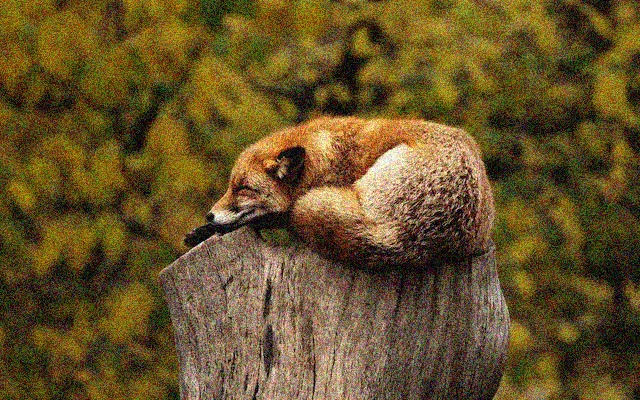
#> input picture task1/test_images/fox_noisy.jpg, 640 x 400 px
$ jupyter execute --allow-errors Untitled.ipynb
#> lines starting #> are read from the running program, lines starting #| are printed output that depends on the picture; after the words box and inside, x2 and y2 are one past the last pixel; in counts of white or black regions, pixels touching at a corner belong together
#> further down, img is the input picture: shape (400, 640, 3); mean B, G, R 40.8, 81.7, 102.2
[cell 1]
import cv2
import numpy as np
from PIL import Image
import random

## Do not erase or modify any lines already written
## Each noise function should return image with noise

# [61 lines left out: functions add_gaussian_noise, add_uniform_noise, apply_impulse_noise, rms, not called in this run]


#> (the rest of this cell did not finish here and is left out)

[cell 2]
import numpy as np
import cv2
import math

def bilateralFilter(img, radius, sigmaColor, sigmaSpace) :
#> called with radius = 5, sigmaColor = 45, sigmaSpace = 100
    B, G, R = cv2.split(img)
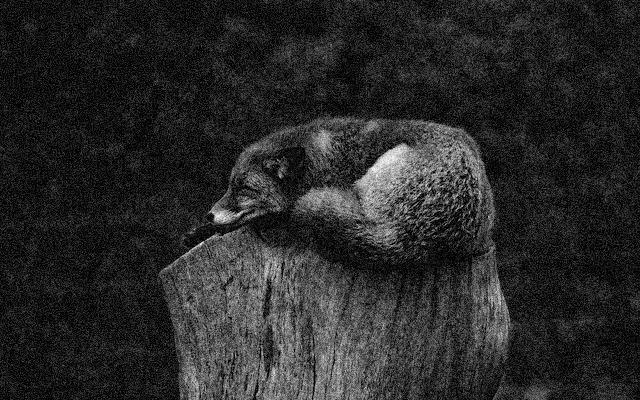
#> B: shape (400, 640); min 0, max 255, mean 40.8
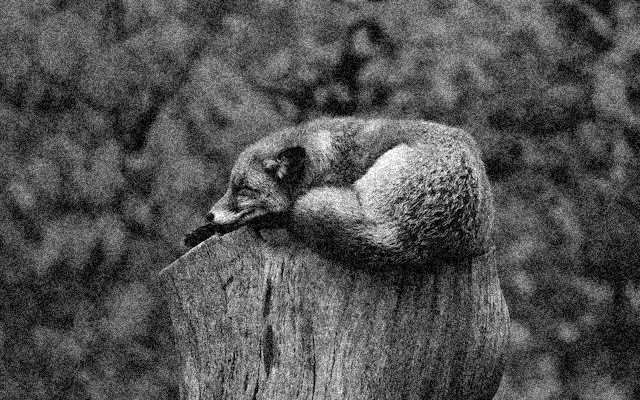
#> G: shape (400, 640); min 0, max 255, mean 81.7
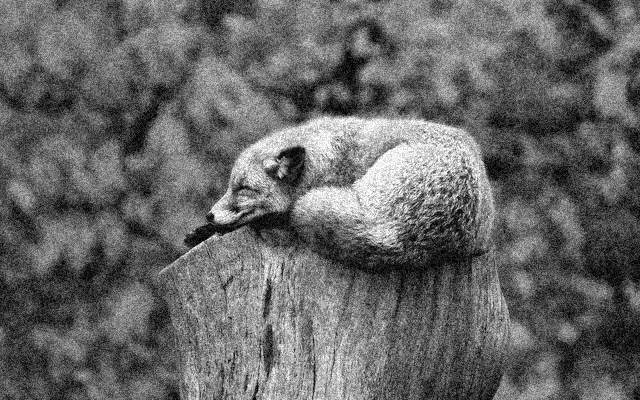
#> R: shape (400, 640); min 0, max 255, mean 102.2
    B_tran, G_tran, R_tran = cv2.split(img)
    img_height = len(B)
#> img_height = 400
    img_width = len(B[0])
#> img_width = 640
    # 计算灰度值模板系数表
    color_coeff = -0.5 / (sigmaColor * sigmaColor)
    weight_color = []       # 存放颜色差值的平方
    for i in range(256) :
        weight_color.append(np.exp(i * i * color_coeff))
    # 计算空间模板
    space_coeff = -0.5 / (sigmaSpace * sigmaSpace)
    weight_space = []     # 存放模板系数
    weight_space_row = [] # 存放模板 x轴 位置
    weight_space_col = [] # 存放模板 y轴 位置
    maxk = 0
    for i in range(-radius, radius+1) :
        for j in range(-radius, radius+1) :
            r_square = i*i + j*j
            r = np.sqrt(r_square)
            weight_space.append(np.exp(r_square * space_coeff))
            weight_space_row.append(i)
            weight_space_col.append(j)
            maxk = maxk + 1
    # 进行滤波
    for row in range(img_height) :
        for col in range(img_width) :
            value = 0
            weight = 0
            for i in range(maxk) :
                m = row + weight_space_row[i]
                n = col + weight_space_col[i]
                if m < 0 or n < 0 or m >= img_height or n >= img_width :
                    val = 0
                else :
                    val = B[m][n]
                w = np.float32(weight_space[i]) * np.float32(weight_color[np.abs(val - B[row][col])])
                value = value + val * w
                weight = weight + w
            B_tran[row][col] = np.uint8(value / weight)
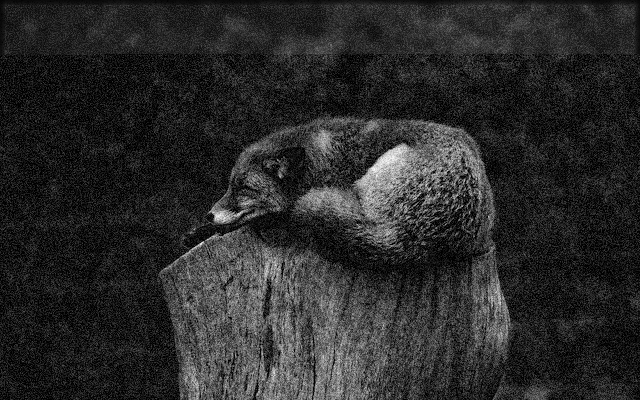
#> B_tran: shape (400, 640); 13.45% of pixels changed, all inside (x1, y1, x2, y2) = (0, 0, 640, 55)
    # 绿色通道
    for row in range(img_height) :
        for col in range(img_width) :
            value = 0
            weight = 0
            for i in range(maxk) :
                m = row + weight_space_row[i]
                n = col + weight_space_col[i]
                if m < 0 or n < 0 or m >= img_height or n >= img_width :
                    val = 0
                else :
                    val = G[m][n]
                w = np.float32(weight_space[i]) * np.float32(weight_color[np.abs(val - G[row][col])])
                value = value + val * w
                weight = weight + w
            G_tran[row][col] = np.uint8(value / weight)
    # 红色通道
    for row in range(img_height) :
        for col in range(img_width) :
            value = 0
            weight = 0
            for i in range(maxk) :
                m = row + weight_space_row[i]
                n = col + weight_space_col[i]
                if m < 0 or n < 0 or m >= img_height or n >= img_width :
                    val = 0
                else :
                    val = R[m][n]
                w = np.float32(weight_space[i]) * np.float32(weight_color[np.abs(val - R[row][col])])
                value = value + val * w
                weight = weight + w
            R_tran[row][col] = np.uint8(value / weight)
#     cv2.imshow("beauty_after", cv2.merge([B_tran, G_tran, R_tran]))
    cv2.imwrite("beauty_after.png", cv2.merge([B_tran, G_tran, R_tran]))

img = cv2.imread("./test_images/fox_noisy.jpg")
# cv2.imshow("original image", img)

bilateralFilter(img, 5, 45, 100)
# bilateralFilter(img, 3, 30, 80)

img = cv2.imread("beauty_after.png")
bilateralFilter(img, 3, 30, 80)

# cv2.waitKey(0)
